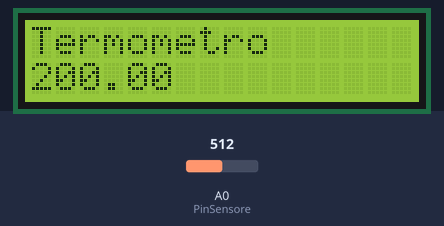
Bench run of a sketch on a simulated Arduino Uno, built with avr-gcc and run on an emulated ATmega328P. Parts: 16×2 character LCD. Inputs (shaded band) come from the test bench; at power-on: A0 (PinSensore) = 512.

Above: at 2.6 s.
2.7 s: A0 (PinSensore) set to 716
At 6.9 s:
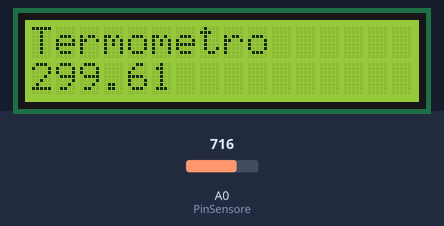
7.5 s: A0 (PinSensore) set to 900
At 11.2 s:
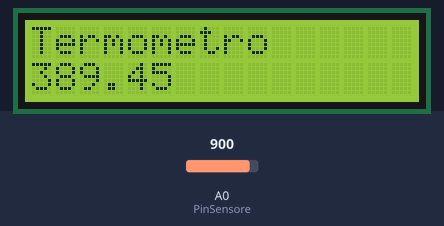
11.5 s: A0 (PinSensore) set to 1023
At 14.5 s:
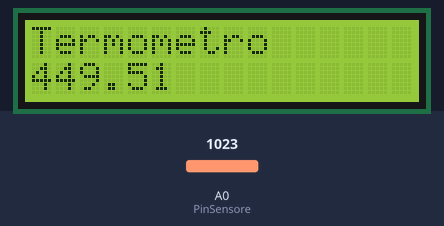
Timing chart, 0 to 16.0 s (numbered marks = the images above; inputs shaded):
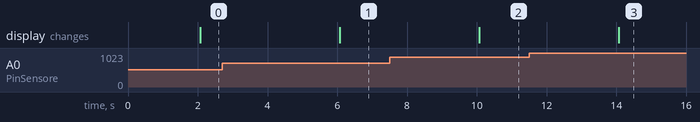

The sketch:

TermometroSensoreLCD.ino
```cpp
#include <LiquidCrystal.h>

const int PinSensore = A0;
const float TemperaturaBase = 20.0;
const int rs = 12, en = 11, d4 = 5, d5 = 4, d6 = 3, d7 = 2;
LiquidCrystal lcd(rs, en, d4, d5, d6, d7);

void setup() {
    lcd.begin(16, 2);

    lcd.print("Termometro");

    for (int NumeroPin = 2; NumeroPin < 5; NumeroPin++){
        pinMode(NumeroPin, OUTPUT);
        digitalWrite(NumeroPin, LOW);
    }
}

void loop() {
    int ValoreDelSensore = analogRead(PinSensore);

    float Voltaggio = (ValoreDelSensore/1024.0) * 5.0;

    float Temperatura = (Voltaggio - .5) * 100;

    delay(2000);

    lcd.setCursor(0, 1);

    lcd.print(Temperatura);
}
```

Measured:
- after the input at 2.7 s, the display: changes after 3.4 s (image 1)
- after the input at 7.5 s, the display: changes after 2.6 s (image 2)
- after the input at 11.5 s, the display: changes after 2.6 s (image 3)
